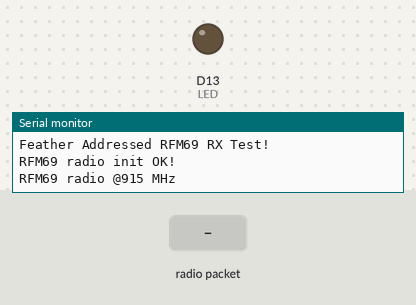
Bench run of a sketch on a simulated Adafruit Feather M0. Shown: output pins drawn as LEDs (lit = HIGH), the last lines printed to the serial monitor. The inputs (shaded band) are chosen by the test bench. No radio packets arrive unless stated; pins used as bus, display or sensor lines are not drawn.

Above: at 1.2 s.
1.3 s: radio packet "A" arrives
At 2.6 s:
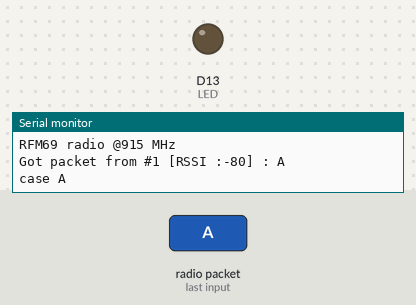
2.9 s: radio packet "B" arrives
At 4.0 s:
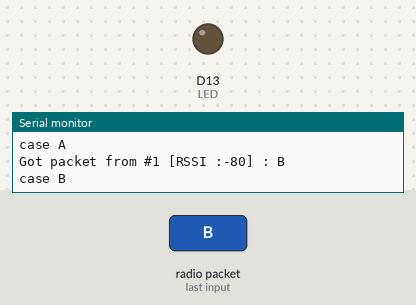
4.6 s: radio packet "C" arrives
At 5.2 s:
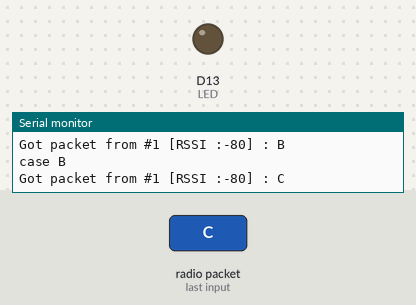
Timing chart, 0 to 7.6 s (numbered marks = the images above; inputs shaded):
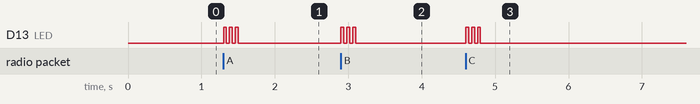

Measured:
- after the input at 1.3 s, D13 (LED): alternates HIGH for 0.04 s and LOW for 0.04 s, 6 changes in all, then stays LOW, starting at once
- after the input at 2.9 s, D13 (LED): alternates HIGH for 0.04 s and LOW for 0.04 s, 6 changes in all, then stays LOW, starting at once
- after the input at 4.6 s, D13 (LED): alternates HIGH for 0.04 s and LOW for 0.04 s, 6 changes in all, then stays LOW, starting at once

The sketch:

packet_radio_RX1.ino
```cpp
// RX with motor controller (RX1)

// -*- mode: C++ -*-
// Example sketch showing how to create a simple addressed, reliable messaging client
// with the RH_RF69 class. RH_RF69 class does not provide for addressing or
// reliability, so you should only use RH_RF69  if you do not need the higher
// level messaging abilities.
// It is designed to work with the other example rf69_server.
// Demonstrates the use of AES encryption, setting the frequency and modem
// configuration

#include <SPI.h>
#include <RH_RF69.h>
#include <RHReliableDatagram.h>
#include <Wire.h>
#include <Adafruit_MotorShield.h>
#include "utility/Adafruit_MS_PWMServoDriver.h"

// Create the motor shield object with the default I2C address
// Adafruit_MotorShield AFMS = Adafruit_MotorShield();
// Or, create it with a different I2C address (say for stacking)
// Adafruit_MotorShield AFMS = Adafruit_MotorShield(0x61);

// Select which 'port' M1, M2, M3 or M4. In this case, M1
// Adafruit_DCMotor *myMotor = AFMS.getMotor(1);
// You can also make another motor on port M2
//Adafruit_DCMotor *myOtherMotor = AFMS.getMotor(2);

/************ Radio Setup ***************/
// Change to 434.0 or other frequency, must match RX's freq!
#define RF69_FREQ 915.0

// who am i? (server address)
#define MY_ADDRESS     2

#if defined(ARDUINO_SAMD_FEATHER_M0) // Feather M0 w/Radio
  #define RFM69_CS      8
  #define RFM69_INT     3
  #define RFM69_RST     4
  #define LED           13
#endif

// Singleton instance of the radio driver
RH_RF69 rf69(RFM69_CS, RFM69_INT);

// Class to manage message delivery and receipt, using the driver declared above
RHReliableDatagram rf69_manager(rf69, MY_ADDRESS);


int16_t packetnum = 0;  // packet counter, we increment per xmission

void setup()
{
	Serial.begin(115200);
	//while (!Serial) { delay(1); } // wait until serial console is open, remove if not tethered to computer

//	AFMS.begin();  // create with the default frequency 1.6KHz
	//AFMS.begin(1000);  // OR with a different frequency, say 1KHz

  // Set the speed to start, from 0 (off) to 255 (max speed)
//	myMotor->setSpeed(255);

//	myMotor->run(BACKWARD);
//	delay(8000);
//	myMotor->run(FORWARD);
//	delay(8000);


	pinMode(LED, OUTPUT);
	pinMode(RFM69_RST, OUTPUT);
	digitalWrite(RFM69_RST, LOW);

	Serial.println("Feather Addressed RFM69 RX Test!");
	Serial.println();

  // manual reset
	digitalWrite(RFM69_RST, HIGH);
	delay(10);
	digitalWrite(RFM69_RST, LOW);
	delay(10);

	if (!rf69_manager.init()) {
		Serial.println("RFM69 radio init failed");
		while (1);
	}
	Serial.println("RFM69 radio init OK!");
	// Defaults after init are 434.0MHz, modulation GFSK_Rb250Fd250, +13dbM (for low power module)
	// No encryption
	if (!rf69.setFrequency(RF69_FREQ)) {
		Serial.println("setFrequency failed");
	}

  // If you are using a high power RF69 eg RFM69HW, you *must* set a Tx power with the
  // ishighpowermodule flag set like this:
  rf69.setTxPower(20, true);  // range from 14-20 for power, 2nd arg must be true for 69HCW

  // The encryption key has to be the same as the one in the server
  uint8_t key[] = { 0xAB, 0xCD, 0xEF, 0x01, 0x23, 0x45, 0x67, 0x89,
                    0xFE, 0xDC, 0xBA, 0x98, 0x76, 0x54, 0x32, 0x10};
  rf69.setEncryptionKey(key);

  pinMode(LED, OUTPUT);

  Serial.print("RFM69 radio @");  Serial.print((int)RF69_FREQ);  Serial.println(" MHz");
}


// Dont put this on the stack:
uint8_t data[] = "And hello back to you";
// Dont put this on the stack:
uint8_t buf[RH_RF69_MAX_MESSAGE_LEN];

void loop() {
  if (rf69_manager.available())
  {
	// Wait for a message addressed to us from the client
    uint8_t len = sizeof(buf);
    uint8_t from;
    if (rf69_manager.recvfromAck(buf, &len, &from)) {
		buf[len] = 0; // zero out remaining string

		Serial.print("Got packet from #"); Serial.print(from);
		Serial.print(" [RSSI :");
		Serial.print(rf69.lastRssi());
		Serial.print("] : ");
		Serial.println((char*)buf);
		Blink(LED, 40, 3); //blink LED 3 times, 40ms between blinks

		// Check to see what command was sent
		switch(buf[0])
		{
			case 'A' :
				Serial.println("case A");
				//do something for command "A"
	//			myMotor->run(BACKWARD);
	//			delay(8000);
				break;
			case 'B' :
				Serial.println("case B");
				//do something for command "B"
	//			myMotor->run(FORWARD);
	//			delay(8000);
				break;
			case 'C' :
				//do something for command "C"
				break;
			default:
				Serial.println("default");
				// do the default
				break;
		}


		// Send a reply back to the originator client
		if (!rf69_manager.sendtoWait(data, sizeof(data), from))
			Serial.println("Sending failed (no ack)");
    }
  }
}


void Blink(byte PIN, byte DELAY_MS, byte loops) {
  for (byte i=0; i<loops; i++)  {
    digitalWrite(PIN,HIGH);
    delay(DELAY_MS);
    digitalWrite(PIN,LOW);
    delay(DELAY_MS);
  }
}
```
